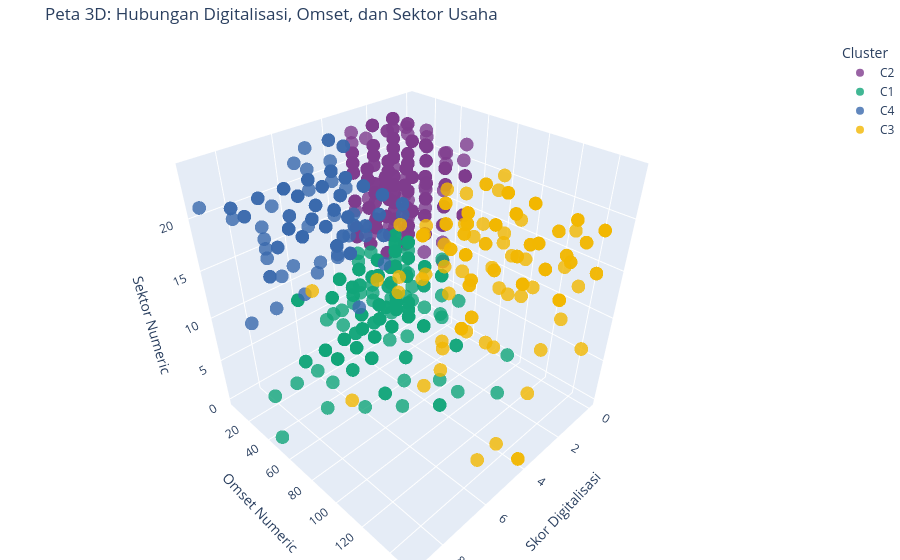
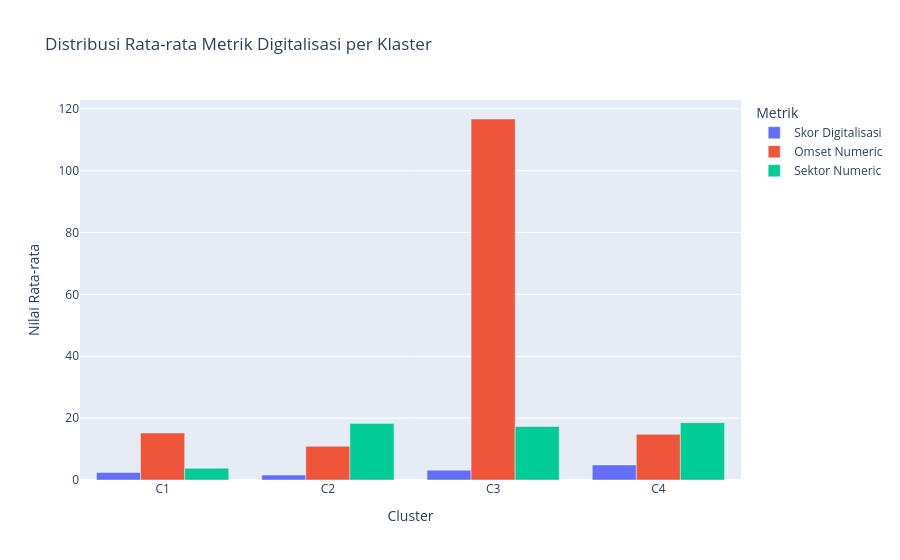

These figures' notebook cell, in order:
### Code cell
import plotly.express as px

# =========================================================
# 1. Visualisasi 3D Interaktif (Digitalisasi vs Omset vs Sektor)
# =========================================================
fig_3d_c3 = px.scatter_3d(
    df, 
    x=fitur_yang_dipakai[0], # Skor Digitalisasi
    y=fitur_yang_dipakai[1], # Omset Numeric
    z=fitur_yang_dipakai[2], # Sektor Numeric
    color='Cluster',
    hover_name='Nama Usaha',
    title="Peta 3D: Hubungan Digitalisasi, Omset, dan Sektor Usaha",
    opacity=0.8,
    color_discrete_sequence=px.colors.qualitative.Bold
)

fig_3d_c3.update_layout(margin=dict(l=0, r=0, b=0, t=40))
fig_3d_c3.show()


# =========================================================
# 2. Bar Chart (Pembandingan Profil Rata-rata)
# =========================================================
# Mengambil rata-rata dari setiap klaster
df_avg_c3 = df.groupby('Cluster')[fitur_yang_dipakai].mean().reset_index()

# Melakukan transformasi data agar pas dengan format Plotly
df_melted_c3 = df_avg_c3.melt(id_vars='Cluster', value_vars=fitur_yang_dipakai, 
                        var_name='Metrik', value_name='Nilai Rata-rata')

# Menggambar diagram batang
fig_bar_c3 = px.bar(
    df_melted_c3, 
    x='Cluster', 
    y='Nilai Rata-rata', 
    color='Metrik', 
    barmode='group',
    title="Distribusi Rata-rata Metrik Digitalisasi per Klaster"
)
fig_bar_c3.show()

### Figure 1 — Plotly figure (JSON) as saved in the notebook; plotly's stock layout.template omitted (floating-point values rounded to 4 significant figures; data arrays with more than 128 entries replaced by an {"elided": "..."} marker saying what was removed)
{"data": [{"hovertemplate": "<b>%{hovertext}</b><br><br>Cluster=C2<br>Skor Digitalisasi=%{x}<br>Omset Numeric=%{y}<br>Sektor Numeric=%{z}<extra></extra>", "hovertext": {"elided": "1763 str values"}, "legendgroup": "C2", "marker": {"color": "rgb(127, 60, 141)", "opacity": 0.8, "symbol": "circle"}, "mode": "markers", "name": "C2", "scene": "scene", "showlegend": true, "type": "scatter3d", "x": {"elided": "1763 int values"}, "y": {"elided": "1763 float values"}, "z": {"elided": "1763 int values"}}, {"hovertemplate": "<b>%{hovertext}</b><br><br>Cluster=C1<br>Skor Digitalisasi=%{x}<br>Omset Numeric=%{y}<br>Sektor Numeric=%{z}<extra></extra>", "hovertext": {"elided": "398 str values"}, "legendgroup": "C1", "marker": {"color": "rgb(17, 165, 121)", "opacity": 0.8, "symbol": "circle"}, "mode": "markers", "name": "C1", "scene": "scene", "showlegend": true, "type": "scatter3d", "x": {"elided": "398 int values"}, "y": {"elided": "398 float values"}, "z": {"elided": "398 int values"}}, {"hovertemplate": "<b>%{hovertext}</b><br><br>Cluster=C4<br>Skor Digitalisasi=%{x}<br>Omset Numeric=%{y}<br>Sektor Numeric=%{z}<extra></extra>", "hovertext": {"elided": "314 str values"}, "legendgroup": "C4", "marker": {"color": "rgb(57, 105, 172)", "opacity": 0.8, "symbol": "circle"}, "mode": "markers", "name": "C4", "scene": "scene", "showlegend": true, "type": "scatter3d", "x": {"elided": "314 int values"}, "y": {"elided": "314 float values"}, "z": {"elided": "314 int values"}}, {"hovertemplate": "<b>%{hovertext}</b><br><br>Cluster=C3<br>Skor Digitalisasi=%{x}<br>Omset Numeric=%{y}<br>Sektor Numeric=%{z}<extra></extra>", "hovertext": {"elided": "145 str values"}, "legendgroup": "C3", "marker": {"color": "rgb(242, 183, 1)", "opacity": 0.8, "symbol": "circle"}, "mode": "markers", "name": "C3", "scene": "scene", "showlegend": true, "type": "scatter3d", "x": {"elided": "145 int values"}, "y": {"elided": "145 float values"}, "z": {"elided": "145 int values"}}], "layout": {"legend": {"title": {"text": "Cluster"}, "tracegroupgap": 0}, "margin": {"b": 0, "l": 0, "r": 0, "t": 40}, "scene": {"domain": {"x": [0, 1], "y": [0, 1]}, "xaxis": {"title": {"text": "Skor Digitalisasi"}}, "yaxis": {"title": {"text": "Omset Numeric"}}, "zaxis": {"title": {"text": "Sektor Numeric"}}}, "title": {"text": "Peta 3D: Hubungan Digitalisasi, Omset, dan Sektor Usaha"}}}

### Figure 2 — Plotly figure (JSON) as saved in the notebook; plotly's stock layout.template omitted (floating-point values rounded to 4 significant figures)
{"data": [{"alignmentgroup": "True", "hovertemplate": "Metrik=Skor Digitalisasi<br>Cluster=%{x}<br>Nilai Rata-rata=%{y}<extra></extra>", "legendgroup": "Skor Digitalisasi", "marker": {"color": "#636efa", "pattern": {"shape": ""}}, "name": "Skor Digitalisasi", "offsetgroup": "Skor Digitalisasi", "orientation": "v", "showlegend": true, "textposition": "auto", "type": "bar", "x": ["C1", "C2", "C3", "C4"], "xaxis": "x", "y": [2.399, 1.58, 3.186, 4.876], "yaxis": "y"}, {"alignmentgroup": "True", "hovertemplate": "Metrik=Omset Numeric<br>Cluster=%{x}<br>Nilai Rata-rata=%{y}<extra></extra>", "legendgroup": "Omset Numeric", "marker": {"color": "#EF553B", "pattern": {"shape": ""}}, "name": "Omset Numeric", "offsetgroup": "Omset Numeric", "orientation": "v", "showlegend": true, "textposition": "auto", "type": "bar", "x": ["C1", "C2", "C3", "C4"], "xaxis": "x", "y": [15.18, 10.91, 116.7, 14.75], "yaxis": "y"}, {"alignmentgroup": "True", "hovertemplate": "Metrik=Sektor Numeric<br>Cluster=%{x}<br>Nilai Rata-rata=%{y}<extra></extra>", "legendgroup": "Sektor Numeric", "marker": {"color": "#00cc96", "pattern": {"shape": ""}}, "name": "Sektor Numeric", "offsetgroup": "Sektor Numeric", "orientation": "v", "showlegend": true, "textposition": "auto", "type": "bar", "x": ["C1", "C2", "C3", "C4"], "xaxis": "x", "y": [3.802, 18.29, 17.3, 18.53], "yaxis": "y"}], "layout": {"barmode": "group", "legend": {"title": {"text": "Metrik"}, "tracegroupgap": 0}, "title": {"text": "Distribusi Rata-rata Metrik Digitalisasi per Klaster"}, "xaxis": {"anchor": "y", "domain": [0, 1], "title": {"text": "Cluster"}}, "yaxis": {"anchor": "x", "domain": [0, 1], "title": {"text": "Nilai Rata-rata"}}}}
